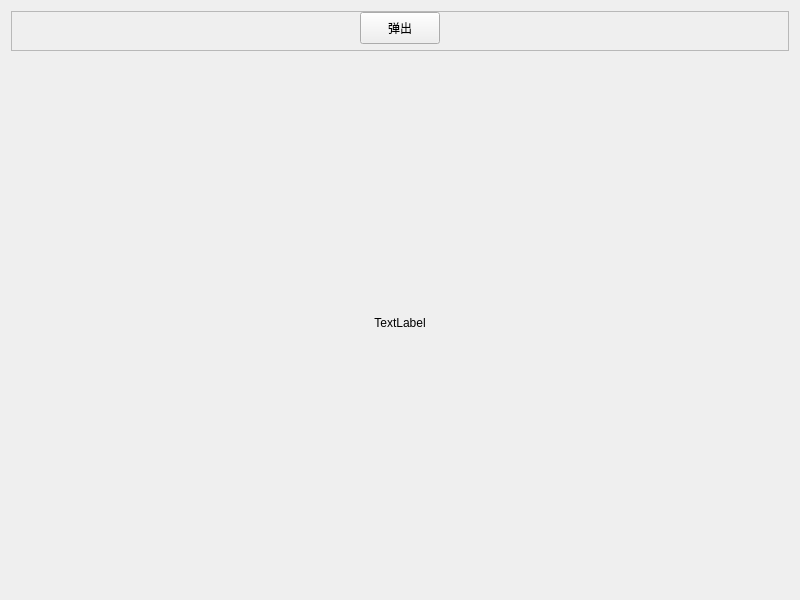
<?xml version="1.0" encoding="UTF-8"?>
<ui version="4.0">
 <class>frmScreenWidget</class>
 <widget class="QWidget" name="frmScreenWidget">
  <property name="geometry">
   <rect>
    <x>0</x>
    <y>0</y>
    <width>800</width>
    <height>600</height>
   </rect>
  </property>
  <property name="windowTitle">
   <string>Form</string>
  </property>
  <layout class="QGridLayout" name="gridLayout_2">
   <item row="0" column="0">
    <widget class="QFrame" name="frame">
     <property name="sizePolicy">
      <sizepolicy hsizetype="Preferred" vsizetype="Minimum">
       <horstretch>0</horstretch>
       <verstretch>0</verstretch>
      </sizepolicy>
     </property>
     <property name="maximumSize">
      <size>
       <width>16777215</width>
       <height>40</height>
      </size>
     </property>
     <property name="frameShape">
      <enum>QFrame::StyledPanel</enum>
     </property>
     <property name="frameShadow">
      <enum>QFrame::Raised</enum>
     </property>
     <layout class="QGridLayout" name="gridLayout">
      <property name="leftMargin">
       <number>0</number>
      </property>
      <property name="topMargin">
       <number>0</number>
      </property>
      <property name="rightMargin">
       <number>0</number>
      </property>
      <property name="bottomMargin">
       <number>6</number>
      </property>
      <property name="spacing">
       <number>0</number>
      </property>
      <item row="0" column="0">
       <layout class="QHBoxLayout" name="horizontalLayout">
        <item>
         <spacer name="horizontalSpacer_2">
          <property name="orientation">
           <enum>Qt::Horizontal</enum>
          </property>
          <property name="sizeHint" stdset="0">
           <size>
            <width>40</width>
            <height>20</height>
           </size>
          </property>
         </spacer>
        </item>
        <item>
         <widget class="QPushButton" name="pushButton">
          <property name="sizePolicy">
           <sizepolicy hsizetype="Preferred" vsizetype="Minimum">
            <horstretch>0</horstretch>
            <verstretch>0</verstretch>
           </sizepolicy>
          </property>
          <property name="maximumSize">
           <size>
            <width>16777214</width>
            <height>50</height>
           </size>
          </property>
          <property name="text">
           <string>弹出</string>
          </property>
         </widget>
        </item>
        <item>
         <spacer name="horizontalSpacer">
          <property name="orientation">
           <enum>Qt::Horizontal</enum>
          </property>
          <property name="sizeHint" stdset="0">
           <size>
            <width>40</width>
            <height>20</height>
           </size>
          </property>
         </spacer>
        </item>
       </layout>
      </item>
     </layout>
    </widget>
   </item>
   <item row="1" column="0">
    <widget class="QLabel" name="label">
     <property name="sizePolicy">
      <sizepolicy hsizetype="Preferred" vsizetype="Preferred">
       <horstretch>0</horstretch>
       <verstretch>0</verstretch>
      </sizepolicy>
     </property>
     <property name="text">
      <string>TextLabel</string>
     </property>
     <property name="alignment">
      <set>Qt::AlignCenter</set>
     </property>
    </widget>
   </item>
  </layout>
 </widget>
 <resources/>
 <connections/>
</ui>
